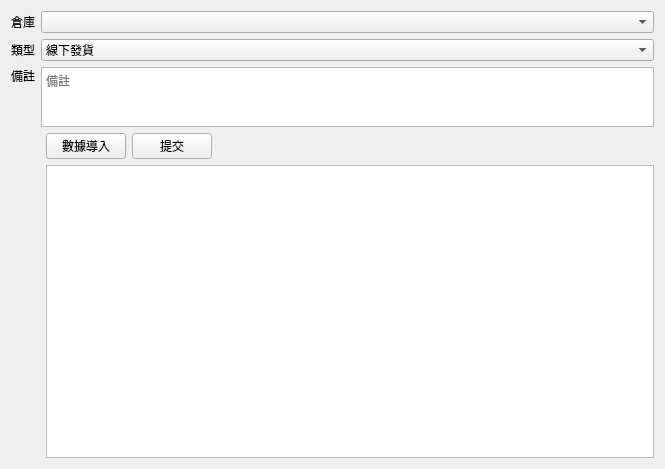
<?xml version="1.0" encoding="UTF-8"?>
<ui version="4.0">
 <class>BatchOrderMulti</class>
 <widget class="QWidget" name="BatchOrderMulti">
  <property name="geometry">
   <rect>
    <x>0</x>
    <y>0</y>
    <width>665</width>
    <height>469</height>
   </rect>
  </property>
  <property name="windowTitle">
   <string>Form</string>
  </property>
  <layout class="QHBoxLayout" name="horizontalLayout_6">
   <item>
    <layout class="QVBoxLayout" name="verticalLayout">
     <item>
      <layout class="QHBoxLayout" name="horizontalLayout_2" stretch="0,2">
       <item>
        <widget class="QLabel" name="label">
         <property name="text">
          <string>倉庫</string>
         </property>
        </widget>
       </item>
       <item>
        <widget class="QComboBox" name="depotSelect"/>
       </item>
      </layout>
     </item>
     <item>
      <layout class="QHBoxLayout" name="horizontalLayout_3" stretch="0,2">
       <item>
        <widget class="QLabel" name="label_2">
         <property name="text">
          <string>類型</string>
         </property>
        </widget>
       </item>
       <item>
        <widget class="QComboBox" name="typeSelect">
         <item>
          <property name="text">
           <string>線下發貨</string>
          </property>
         </item>
         <item>
          <property name="text">
           <string>新開門店</string>
          </property>
         </item>
         <item>
          <property name="text">
           <string>補發</string>
          </property>
         </item>
        </widget>
       </item>
      </layout>
     </item>
     <item>
      <layout class="QHBoxLayout" name="horizontalLayout_4" stretch="0,2">
       <property name="topMargin">
        <number>0</number>
       </property>
       <property name="bottomMargin">
        <number>0</number>
       </property>
       <item>
        <widget class="QLabel" name="label_3">
         <property name="layoutDirection">
          <enum>Qt::LeftToRight</enum>
         </property>
         <property name="midLineWidth">
          <number>0</number>
         </property>
         <property name="text">
          <string>備註</string>
         </property>
         <property name="alignment">
          <set>Qt::AlignLeading|Qt::AlignLeft|Qt::AlignTop</set>
         </property>
        </widget>
       </item>
       <item>
        <widget class="QPlainTextEdit" name="remark">
         <property name="maximumSize">
          <size>
           <width>16777215</width>
           <height>60</height>
          </size>
         </property>
         <property name="placeholderText">
          <string>備註</string>
         </property>
        </widget>
       </item>
      </layout>
     </item>
     <item>
      <layout class="QHBoxLayout" name="horizontalLayout" stretch="0,1,0,9">
       <item>
        <spacer name="horizontalSpacer_2">
         <property name="orientation">
          <enum>Qt::Horizontal</enum>
         </property>
         <property name="sizeHint" stdset="0">
          <size>
           <width>35</width>
           <height>20</height>
          </size>
         </property>
        </spacer>
       </item>
       <item>
        <widget class="QPushButton" name="importBtn">
         <property name="text">
          <string>數據導入</string>
         </property>
        </widget>
       </item>
       <item>
        <widget class="QPushButton" name="submitBtn">
         <property name="text">
          <string>提交</string>
         </property>
        </widget>
       </item>
       <item>
        <spacer name="horizontalSpacer">
         <property name="orientation">
          <enum>Qt::Horizontal</enum>
         </property>
         <property name="sizeHint" stdset="0">
          <size>
           <width>40</width>
           <height>20</height>
          </size>
         </property>
        </spacer>
       </item>
      </layout>
     </item>
     <item>
      <layout class="QHBoxLayout" name="horizontalLayout_5" stretch="0,2">
       <item>
        <spacer name="horizontalSpacer_3">
         <property name="orientation">
          <enum>Qt::Horizontal</enum>
         </property>
         <property name="sizeHint" stdset="0">
          <size>
           <width>35</width>
           <height>20</height>
          </size>
         </property>
        </spacer>
       </item>
       <item>
        <widget class="QTableWidget" name="shopTable"/>
       </item>
      </layout>
     </item>
    </layout>
   </item>
  </layout>
 </widget>
 <resources/>
 <connections/>
</ui>
